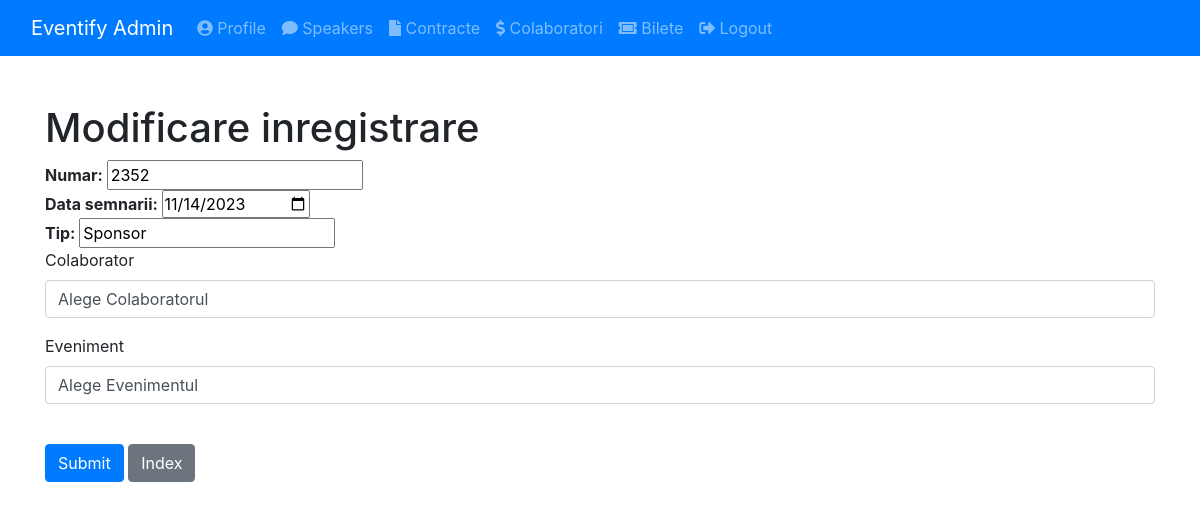
Page /admin/contract/modificare.php?id=7 (signed in) on the committed database.
### tables this page shows
CREATE TABLE `contract` (
  `ID` int(11) NOT NULL,
  `NUMAR` varchar(50) NOT NULL,
  `data_semnarii` date NOT NULL,
  `tip` varchar(50) NOT NULL,
  `IDColaborator` int(11) DEFAULT NULL,
  `IDEveniment` int(11) DEFAULT NULL
);

### admin/contract/modificare.php (the view, shortened to what this page needs)
<?php
include '../partials/conectare.php';
?>
<html>
<head>
    <link href="https://cdn.jsdelivr.net/npm/bootstrap@5.0.2/dist/css/bootstrap.min.css" rel="stylesheet">
</head>
<body>
<?php include '../partials/navbar.php';?>
<div class="container mt-5">
<h1><?php if ($_GET['id'] != '') { echo "Modificare inregistrare"; } ?></h1>
<form action="" method="post">
    <div>
        <?php if ($_GET['id'] != '') { ?>
            <?php
            if ($result = $mysqli->query("SELECT NUMAR, data_semnarii, tip FROM contract WHERE id='".$_GET['id']."'")) {
                if ($result->num_rows > 0) {
                    $row = $result->fetch_object(); ?>
                    <strong>Numar: </strong> <input type="text" name="NUMAR" value="<?php echo $row->NUMAR; ?>" /><br/>
                    <strong>Data semnarii: </strong> <input type="date" name="data_semnarii" value="<?php echo $row->data_semnarii; ?>" /><br/>
                    <strong>Tip: </strong> <input type="text" name="tip" value="<?php echo $row->tip; ?>" /><br/>
                    <?php
                    echo "<div class='form-group'>";
                    echo "<label for='IDColaborator'>Colaborator</label>";
                    echo "<select class='form-control' name='IDColaborator'>";
                    echo "<option value=''>Alege Colaboratorul</option>";
                    echo "</select></div>";
                    ?>
                    <?php
                    echo "<div class='form-group'>";
                    echo "<label for='IDEveniment'>Eveniment</label>";
                    echo "<select class='form-control' name='IDEveniment'>";
                    echo "<option value=''>Alege Evenimentul</option>";
                    echo "</select></div>";
                    ?>
                <?php }}} ?>
        <br />
        <input type="submit" name="submit" value="Submit" class="btn btn-primary" />
        <a href="index.php/proiect/admin/contract" class="btn btn-secondary">Index</a>
    </div>
</form>
</div>
</body>
</html>

### rows in the picture
contract: NUMAR "2352", data_semnarii "11/14/2023", tip "Sponsor"
